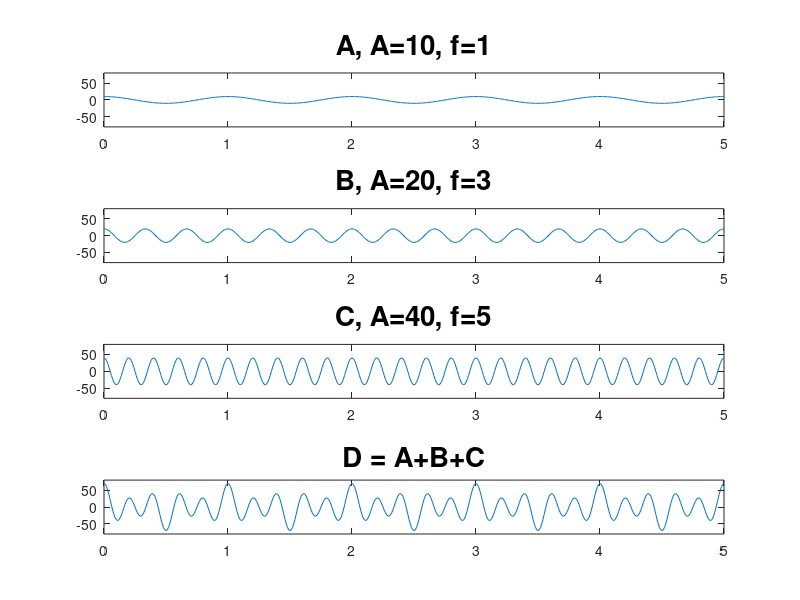

The MATLAB script that drew this image:
t = 0:0.01:5;
A = 10 * cos(2*pi*t);
B = 20 * cos(2*pi*3*t);
C = 40 * cos(2*pi*5*t);
D = A + B + C;

% axis limits
maxA = max([max(A) max(B) max(C) max(D)]) + 10;
xlim([0 max(t)]);

subplot(4,1,1);
plot(t, A);
ylim([-maxA maxA]);
title('A, A=10, f=1','fontsize', 20);

subplot(4,1,2);
plot(t, B);
ylim([-maxA maxA]);
title('B, A=20, f=3','fontsize', 20);

subplot(4,1,3);
plot(t, C);
ylim([-maxA maxA]);
title('C, A=40, f=5','fontsize', 20);

subplot(4,1,4);
plot(t, D);
ylim([-maxA maxA]);
title('D = A+B+C','fontsize', 20);
